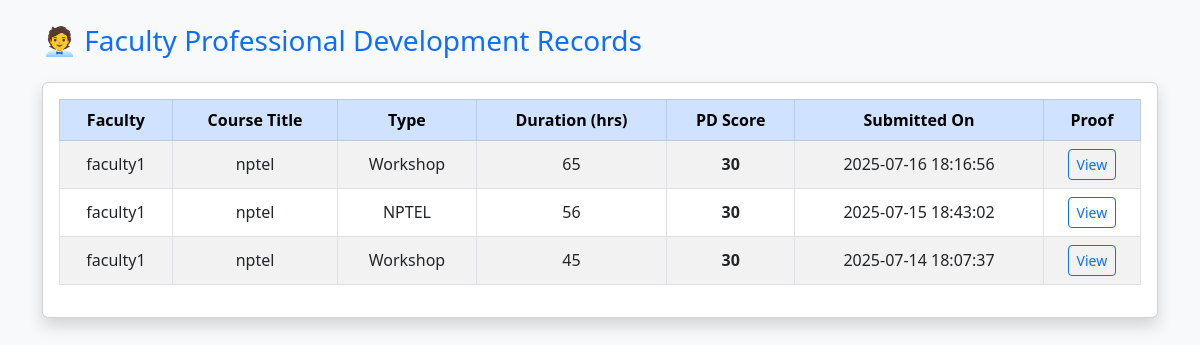
The app's page /analytics/pd_admin_view.php (signed in) with its own data.
### tables this page shows
CREATE TABLE `pd_records` (
  `id` int(11) NOT NULL,
  `faculty_username` varchar(100) DEFAULT NULL,
  `title` varchar(255) DEFAULT NULL,
  `type` varchar(50) DEFAULT NULL,
  `duration` int(11) DEFAULT NULL,
  `proof_file` varchar(255) DEFAULT NULL,
  `pd_score` int(11) DEFAULT NULL,
  `submitted_on` timestamp NOT NULL DEFAULT current_timestamp()
);

### analytics/pd_admin_view.php (the view, shortened to what this page needs)
<?php
include('../db.php');
$result = $conn->query("SELECT * FROM pd_records ORDER BY submitted_on DESC");
?>
<!DOCTYPE html>
<html lang="en">
<head>
  <link href="https://cdn.jsdelivr.net/npm/bootstrap@5.3.0/dist/css/bootstrap.min.css" rel="stylesheet">
</head>
<body class="bg-light p-4">
<div class="container">
  <h3 class="mb-4 text-primary">🧑‍💼 Faculty Professional Development Records</h3>
  <div class="card shadow">
    <div class="card-body">
      <?php if ($result->num_rows === 0): ?>
        <div class="alert alert-info text-center">No PD submissions yet.</div>
      <?php else: ?>
        <div class="table-responsive">
          <table class="table table-bordered table-striped table-hover align-middle text-center">
            <thead class="table-primary">
              <tr>
                <th>Faculty</th>
                <th>Course Title</th>
                <th>Type</th>
                <th>Duration (hrs)</th>
                <th>PD Score</th>
                <th>Submitted On</th>
                <th>Proof</th>
              </tr>
            </thead>
            <tbody>
              <?php while ($row = $result->fetch_assoc()) { ?>
              <tr>
                <td><?= htmlspecialchars($row['faculty_username']) ?></td>
                <td><?= htmlspecialchars($row['title']) ?></td>
                <td><?= ucfirst($row['type']) ?></td>
                <td><?= $row['duration'] ?></td>
                <td><strong><?= $row['pd_score'] ?></strong></td>
                <td><?= $row['submitted_on'] ?></td>
                <td>
                  <?php if (!empty($row['proof_file'])): ?>
                    <a class="btn btn-sm btn-outline-primary" href="../uploads/pd_proofs/<?= $row['proof_file'] ?>" target="_blank">View</a>
                  <?php else: ?>
                    —
                  <?php endif; ?>
                </td>
              </tr>
              <?php } ?>
            </tbody>
          </table>
        </div>
      <?php endif; ?>
    </div>
  </div>
</div>
</body>
</html>

### records on screen
pd_records: faculty_username "faculty1", title "nptel", type "Workshop", duration "65", pd_score "30", submitted_on "2025-07-16 18:16:56"
pd_records: faculty_username "faculty1", title "nptel", type "NPTEL", duration "56", pd_score "30", submitted_on "2025-07-15 18:43:02"
pd_records: faculty_username "faculty1", title "nptel", type "Workshop", duration "45", pd_score "30", submitted_on "2025-07-14 18:07:37"
